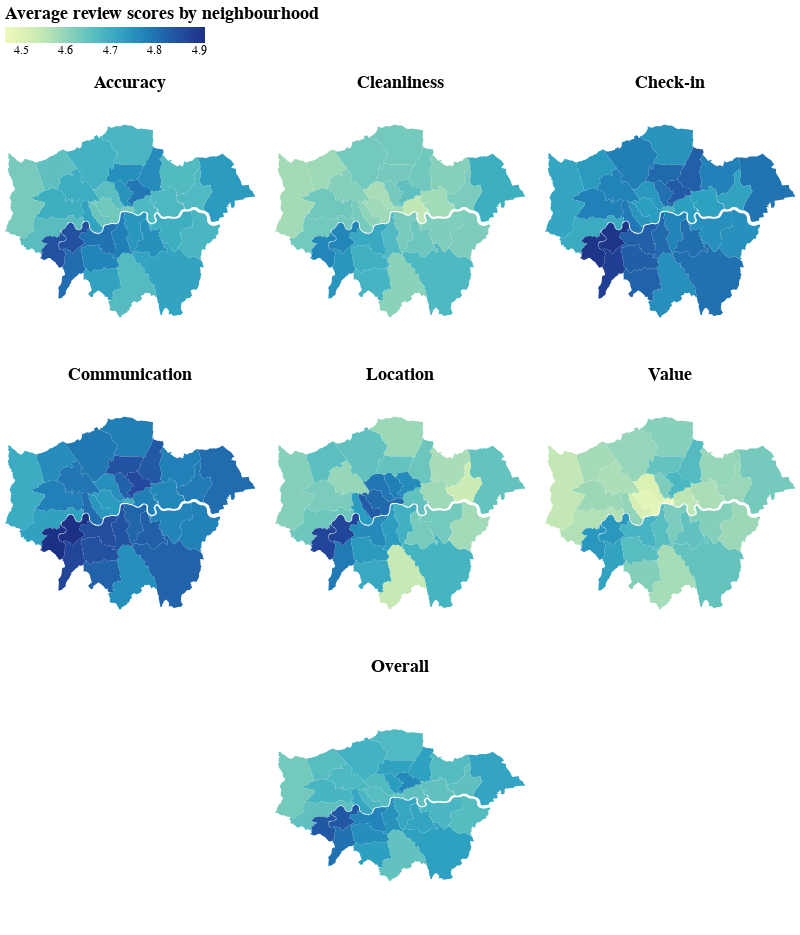

Notebook cell for this chart:
### Code cell
review_cols = ['mean_review_scores_accuracy', 'mean_review_scores_cleanliness', 'mean_review_scores_checkin',
               'mean_review_scores_communication', 'mean_review_scores_location', 'mean_review_scores_value']
review_titles = ['Accuracy', 'Cleanliness', 'Check-in',
                 'Communication', 'Location', 'Value']
review_map = {col: title for col, title in zip(review_cols, review_titles)}

result_df = geo_listings_df[['geometry', 'neighbourhood', 'mean_review_scores_all'] + review_cols].drop_duplicates()

def gen_map_chart(df, review_col, review_title):

    chart = alt.Chart(
        df,
        title=review_title
    ).mark_geoshape().encode(
        color=f'{review_col}:Q',
        tooltip=['neighbourhood:N', f'{review_col}:Q']
    ).properties(
        width=250,
        height=250
    )

    return chart

charts = []

for review_col, review_title in zip(review_cols, review_titles):
    charts.append(gen_map_chart(result_df, review_col, review_title))

overall_map_chart = gen_map_chart(result_df, 'mean_review_scores_all', 'Overall')

((alt.vconcat(alt.concat(*charts, columns=3), overall_map_chart,
              title='Average review scores by neighbourhood',
              center=True)
     .configure_view(strokeWidth=0)
     .configure_title(fontSize=18)
     .configure_legend(title=None, orient='top',  labelFontSize=12)))

### Figure 1 — Vega-Lite specification as saved in the notebook (floating-point values rounded to 4 significant figures; data arrays with more than 128 entries replaced by an {"elided": "..."} marker saying what was removed)
{"config": {"view": {"continuousWidth": 400, "continuousHeight": 300, "strokeWidth": 0}, "legend": {"labelFontSize": 12, "orient": "top", "title": null}, "title": {"fontSize": 18}}, "vconcat": [{"concat": [{"mark": "geoshape", "encoding": {"color": {"field": "mean_review_scores_accuracy", "type": "quantitative"}, "tooltip": [{"field": "neighbourhood", "type": "nominal"}, {"field": "mean_review_scores_accuracy", "type": "quantitative"}]}, "height": 250, "title": "Accuracy", "width": 250}, {"mark": "geoshape", "encoding": {"color": {"field": "mean_review_scores_cleanliness", "type": "quantitative"}, "tooltip": [{"field": "neighbourhood", "type": "nominal"}, {"field": "mean_review_scores_cleanliness", "type": "quantitative"}]}, "height": 250, "title": "Cleanliness", "width": 250}, {"mark": "geoshape", "encoding": {"color": {"field": "mean_review_scores_checkin", "type": "quantitative"}, "tooltip": [{"field": "neighbourhood", "type": "nominal"}, {"field": "mean_review_scores_checkin", "type": "quantitative"}]}, "height": 250, "title": "Check-in", "width": 250}, {"mark": "geoshape", "encoding": {"color": {"field": "mean_review_scores_communication", "type": "quantitative"}, "tooltip": [{"field": "neighbourhood", "type": "nominal"}, {"field": "mean_review_scores_communication", "type": "quantitative"}]}, "height": 250, "title": "Communication", "width": 250}, {"mark": "geoshape", "encoding": {"color": {"field": "mean_review_scores_location", "type": "quantitative"}, "tooltip": [{"field": "neighbourhood", "type": "nominal"}, {"field": "mean_review_scores_location", "type": "quantitative"}]}, "height": 250, "title": "Location", "width": 250}, {"mark": "geoshape", "encoding": {"color": {"field": "mean_review_scores_value", "type": "quantitative"}, "tooltip": [{"field": "neighbourhood", "type": "nominal"}, {"field": "mean_review_scores_value", "type": "quantitative"}]}, "height": 250, "title": "Value", "width": 250}], "columns": 3}, {"mark": "geoshape", "encoding": {"color": {"field": "mean_review_scores_all", "type": "quantitative"}, "tooltip": [{"field": "neighbourhood", "type": "nominal"}, {"field": "mean_review_scores_all", "type": "quantitative"}]}, "height": 250, "title": "Overall", "width": 250}], "center": true, "data": {"name": "data-2aba476ecb0f0254b550d685208a7d3f"}, "title": "Average review scores by neighbourhood", "$schema": "https://vega.github.io/schema/vega-lite/v4.17.0.json", "datasets": {"data-2aba476ecb0f0254b550d685208a7d3f": [{"neighbourhood": "Kingston upon Thames", "mean_review_scores_all": 4.804, "mean_review_scores_accuracy": 4.809, "mean_review_scores_cleanliness": 4.746, "mean_review_scores_checkin": 4.886, "mean_review_scores_communication": 4.872, "mean_review_scores_location": 4.79, "mean_review_scores_value": 4.723, "type": "Feature", "geometry": {"type": "MultiPolygon", "coordinates": {"elided": "1x1x1271x2 float values"}}}, {"neighbourhood": "Croydon", "mean_review_scores_all": 4.652, "mean_review_scores_accuracy": 4.669, "mean_review_scores_cleanliness": 4.608, "mean_review_scores_checkin": 4.758, "mean_review_scores_communication": 4.756, "mean_review_scores_location": 4.54, "mean_review_scores_value": 4.579, "type": "Feature", "geometry": {"type": "MultiPolygon", "coordinates": {"elided": "1x1x1935x2 float values"}}}, {"neighbourhood": "Bromley", "mean_review_scores_all": 4.727, "mean_review_scores_accuracy": 4.723, "mean_review_scores_cleanliness": 4.676, "mean_review_scores_checkin": 4.805, "mean_review_scores_communication": 4.824, "mean_review_scores_location": 4.686, "mean_review_scores_value": 4.649, "type": "Feature", "geometry": {"type": "MultiPolygon", "coordinates": {"elided": "1x1x3593x2 float values"}}}, {"neighbourhood": "Hounslow", "mean_review_scores_all": 4.655, "mean_review_scores_accuracy": 4.664, "mean_review_scores_cleanliness": 4.633, "mean_review_scores_checkin": 4.706, "mean_review_scores_communication": 4.726, "mean_review_scores_location": 4.638, "mean_review_scores_value": 4.566, "type": "Feature", "geometry": {"type": "MultiPolygon", "coordinates": {"elided": "1x1x2187x2 float values"}}}, {"neighbourhood": "Ealing", "mean_review_scores_all": 4.686, "mean_review_scores_accuracy": 4.701, "mean_review_scores_cleanliness": 4.637, "mean_review_scores_checkin": 4.782, "mean_review_scores_communication": 4.782, "mean_review_scores_location": 4.624, "mean_review_scores_value": 4.59, "type": "Feature", "geometry": {"type": "MultiPolygon", "coordinates": {"elided": "1x1x1561x2 float values"}}}, {"neighbourhood": "Havering", "mean_review_scores_all": 4.721, "mean_review_scores_accuracy": 4.736, "mean_review_scores_cleanliness": 4.701, "mean_review_scores_checkin": 4.799, "mean_review_scores_communication": 4.81, "mean_review_scores_location": 4.65, "mean_review_scores_value": 4.631, "type": "Feature", "geometry": {"type": "MultiPolygon", "coordinates": {"elided": "1x1x2742x2 float values"}}}, {"neighbourhood": "Hillingdon", "mean_review_scores_all": 4.632, "mean_review_scores_accuracy": 4.628, "mean_review_scores_cleanliness": 4.58, "mean_review_scores_checkin": 4.718, "mean_review_scores_communication": 4.706, "mean_review_scores_location": 4.613, "mean_review_scores_value": 4.545, "type": "Feature", "geometry": {"type": "MultiPolygon", "coordinates": {"elided": "1x1x3497x2 float values"}}}, {"neighbourhood": "Harrow", "mean_review_scores_all": 4.664, "mean_review_scores_accuracy": 4.656, "mean_review_scores_cleanliness": 4.587, "mean_review_scores_checkin": 4.739, "mean_review_scores_communication": 4.762, "mean_review_scores_location": 4.66, "mean_review_scores_value": 4.579, "type": "Feature", "geometry": {"type": "MultiPolygon", "coordinates": {"elided": "1x1x885x2 float values"}}}, {"neighbourhood": "Brent", "mean_review_scores_all": 4.676, "mean_review_scores_accuracy": 4.702, "mean_review_scores_cleanliness": 4.614, "mean_review_scores_checkin": 4.777, "mean_review_scores_communication": 4.795, "mean_review_scores_location": 4.596, "mean_review_scores_value": 4.572, "type": "Feature", "geometry": {"type": "MultiPolygon", "coordinates": {"elided": "1x1x1338x2 float values"}}}, {"neighbourhood": "Barnet", "mean_review_scores_all": 4.692, "mean_review_scores_accuracy": 4.692, "mean_review_scores_cleanliness": 4.633, "mean_review_scores_checkin": 4.783, "mean_review_scores_communication": 4.792, "mean_review_scores_location": 4.654, "mean_review_scores_value": 4.597, "type": "Feature", "geometry": {"type": "MultiPolygon", "coordinates": {"elided": "1x1x1731x2 float values"}}}, {"neighbourhood": "Enfield", "mean_review_scores_all": 4.675, "mean_review_scores_accuracy": 4.682, "mean_review_scores_cleanliness": 4.631, "mean_review_scores_checkin": 4.749, "mean_review_scores_communication": 4.783, "mean_review_scores_location": 4.591, "mean_review_scores_value": 4.612, "type": "Feature", "geometry": {"type": "MultiPolygon", "coordinates": {"elided": "1x1x1378x2 float values"}}}, {"neighbourhood": "Waltham Forest", "mean_review_scores_all": 4.729, "mean_review_scores_accuracy": 4.763, "mean_review_scores_cleanliness": 4.635, "mean_review_scores_checkin": 4.828, "mean_review_scores_communication": 4.842, "mean_review_scores_location": 4.64, "mean_review_scores_value": 4.669, "type": "Feature", "geometry": {"type": "MultiPolygon", "coordinates": {"elided": "1x1x1582x2 float values"}}}, {"neighbourhood": "Redbridge", "mean_review_scores_all": 4.67, "mean_review_scores_accuracy": 4.673, "mean_review_scores_cleanliness": 4.613, "mean_review_scores_checkin": 4.779, "mean_review_scores_communication": 4.781, "mean_review_scores_location": 4.576, "mean_review_scores_value": 4.597, "type": "Feature", "geometry": {"type": "MultiPolygon", "coordinates": {"elided": "1x1x1750x2 float values"}}}, {"neighbourhood": "Sutton", "mean_review_scores_all": 4.731, "mean_review_scores_accuracy": 4.725, "mean_review_scores_cleanliness": 4.688, "mean_review_scores_checkin": 4.824, "mean_review_scores_communication": 4.824, "mean_review_scores_location": 4.71, "mean_review_scores_value": 4.615, "type": "Feature", "geometry": {"type": "MultiPolygon", "coordinates": {"elided": "1x1x1133x2 float values"}}}, {"neighbourhood": "Lambeth", "mean_review_scores_all": 4.753, "mean_review_scores_accuracy": 4.783, "mean_review_scores_cleanliness": 4.675, "mean_review_scores_checkin": 4.813, "mean_review_scores_communication": 4.851, "mean_review_scores_location": 4.734, "mean_review_scores_value": 4.664, "type": "Feature", "geometry": {"type": "MultiPolygon", "coordinates": {"elided": "1x1x1038x2 float values"}}}, {"neighbourhood": "Southwark", "mean_review_scores_all": 4.714, "mean_review_scores_accuracy": 4.745, "mean_review_scores_cleanliness": 4.628, "mean_review_scores_checkin": 4.774, "mean_review_scores_communication": 4.82, "mean_review_scores_location": 4.694, "mean_review_scores_value": 4.624, "type": "Feature", "geometry": {"type": "MultiPolygon", "coordinates": {"elided": "1x1x1202x2 float values"}}}, {"neighbourhood": "Lewisham", "mean_review_scores_all": 4.718, "mean_review_scores_accuracy": 4.754, "mean_review_scores_cleanliness": 4.64, "mean_review_scores_checkin": 4.806, "mean_review_scores_communication": 4.83, "mean_review_scores_location": 4.628, "mean_review_scores_value": 4.652, "type": "Feature", "geometry": {"type": "MultiPolygon", "coordinates": {"elided": "1x1x1546x2 float values"}}}, {"neighbourhood": "Greenwich", "mean_review_scores_all": 4.683, "mean_review_scores_accuracy": 4.701, "mean_review_scores_cleanliness": 4.62, "mean_review_scores_checkin": 4.756, "mean_review_scores_communication": 4.775, "mean_review_scores_location": 4.632, "mean_review_scores_value": 4.616, "type": "Feature", "geometry": {"type": "MultiPolygon", "coordinates": {"elided": "2 rows, 3014 float values in total"}}}, {"neighbourhood": "Bexley", "mean_review_scores_all": 4.668, "mean_review_scores_accuracy": 4.682, "mean_review_scores_cleanliness": 4.623, "mean_review_scores_checkin": 4.756, "mean_review_scores_communication": 4.779, "mean_review_scores_location": 4.582, "mean_review_scores_value": 4.59, "type": "Feature", "geometry": {"type": "MultiPolygon", "coordinates": {"elided": "1x1x1970x2 float values"}}}, {"neighbourhood": "Richmond upon Thames", "mean_review_scores_all": 4.843, "mean_review_scores_accuracy": 4.853, "mean_review_scores_cleanliness": 4.772, "mean_review_scores_checkin": 4.903, "mean_review_scores_communication": 4.913, "mean_review_scores_location": 4.873, "mean_review_scores_value": 4.745, "type": "Feature", "geometry": {"type": "MultiPolygon", "coordinates": {"elided": "1x1x2149x2 float values"}}}, {"neighbourhood": "Merton", "mean_review_scores_all": 4.76, "mean_review_scores_accuracy": 4.774, "mean_review_scores_cleanliness": 4.695, "mean_review_scores_checkin": 4.831, "mean_review_scores_communication": 4.853, "mean_review_scores_location": 4.741, "mean_review_scores_value": 4.664, "type": "Feature", "geometry": {"type": "MultiPolygon", "coordinates": {"elided": "1x1x1168x2 float values"}}}, {"neighbourhood": "Wandsworth", "mean_review_scores_all": 4.775, "mean_review_scores_accuracy": 4.801, "mean_review_scores_cleanliness": 4.71, "mean_review_scores_checkin": 4.828, "mean_review_scores_communication": 4.857, "mean_review_scores_location": 4.764, "mean_review_scores_value": 4.687, "type": "Feature", "geometry": {"type": "MultiPolygon", "coordinates": {"elided": "1x1x1138x2 float values"}}}, {"neighbourhood": "Hammersmith and Fulham", "mean_review_scores_all": 4.714, "mean_review_scores_accuracy": 4.722, "mean_review_scores_cleanliness": 4.628, "mean_review_scores_checkin": 4.789, "mean_review_scores_communication": 4.809, "mean_review_scores_location": 4.737, "mean_review_scores_value": 4.602, "type": "Feature", "geometry": {"type": "MultiPolygon", "coordinates": {"elided": "1x1x807x2 float values"}}}, {"neighbourhood": "Kensington and Chelsea", "mean_review_scores_all": 4.682, "mean_review_scores_accuracy": 4.643, "mean_review_scores_cleanliness": 4.605, "mean_review_scores_checkin": 4.748, "mean_review_scores_communication": 4.747, "mean_review_scores_location": 4.837, "mean_review_scores_value": 4.514, "type": "Feature", "geometry": {"type": "MultiPolygon", "coordinates": {"elided": "1x1x561x2 float values"}}}, {"neighbourhood": "City of London", "mean_review_scores_all": 4.644, "mean_review_scores_accuracy": 4.627, "mean_review_scores_cleanliness": 4.581, "mean_review_scores_checkin": 4.687, "mean_review_scores_communication": 4.696, "mean_review_scores_location": 4.812, "mean_review_scores_value": 4.463, "type": "Feature", "geometry": {"type": "MultiPolygon", "coordinates": {"elided": "1x1x343x2 float values"}}}, {"neighbourhood": "Westminster", "mean_review_scores_all": 4.666, "mean_review_scores_accuracy": 4.635, "mean_review_scores_cleanliness": 4.586, "mean_review_scores_checkin": 4.734, "mean_review_scores_communication": 4.737, "mean_review_scores_location": 4.814, "mean_review_scores_value": 4.487, "type": "Feature", "geometry": {"type": "MultiPolygon", "coordinates": {"elided": "1x1x700x2 float values"}}}, {"neighbourhood": "Camden", "mean_review_scores_all": 4.673, "mean_review_scores_accuracy": 4.661, "mean_review_scores_cleanliness": 4.576, "mean_review_scores_checkin": 4.743, "mean_review_scores_communication": 4.757, "mean_review_scores_location": 4.794, "mean_review_scores_value": 4.508, "type": "Feature", "geometry": {"type": "MultiPolygon", "coordinates": {"elided": "1x1x833x2 float values"}}}, {"neighbourhood": "Tower Hamlets", "mean_review_scores_all": 4.656, "mean_review_scores_accuracy": 4.676, "mean_review_scores_cleanliness": 4.547, "mean_review_scores_checkin": 4.731, "mean_review_scores_communication": 4.78, "mean_review_scores_location": 4.652, "mean_review_scores_value": 4.551, "type": "Feature", "geometry": {"type": "MultiPolygon", "coordinates": {"elided": "1x1x1206x2 float values"}}}, {"neighbourhood": "Islington", "mean_review_scores_all": 4.736, "mean_review_scores_accuracy": 4.75, "mean_review_scores_cleanliness": 4.631, "mean_review_scores_checkin": 4.804, "mean_review_scores_communication": 4.826, "mean_review_scores_location": 4.783, "mean_review_scores_value": 4.621, "type": "Feature", "geometry": {"type": "MultiPolygon", "coordinates": {"elided": "1x1x595x2 float values"}}}, {"neighbourhood": "Hackney", "mean_review_scores_all": 4.766, "mean_review_scores_accuracy": 4.794, "mean_review_scores_cleanliness": 4.655, "mean_review_scores_checkin": 4.838, "mean_review_scores_communication": 4.866, "mean_review_scores_location": 4.763, "mean_review_scores_value": 4.682, "type": "Feature", "geometry": {"type": "MultiPolygon", "coordinates": {"elided": "1x1x959x2 float values"}}}, {"neighbourhood": "Haringey", "mean_review_scores_all": 4.725, "mean_review_scores_accuracy": 4.756, "mean_review_scores_cleanliness": 4.631, "mean_review_scores_checkin": 4.815, "mean_review_scores_communication": 4.851, "mean_review_scores_location": 4.65, "mean_review_scores_value": 4.649, "type": "Feature", "geometry": {"type": "MultiPolygon", "coordinates": {"elided": "1x1x1272x2 float values"}}}, {"neighbourhood": "Newham", "mean_review_scores_all": 4.653, "mean_review_scores_accuracy": 4.678, "mean_review_scores_cleanliness": 4.582, "mean_review_scores_checkin": 4.729, "mean_review_scores_communication": 4.772, "mean_review_scores_location": 4.586, "mean_review_scores_value": 4.573, "type": "Feature", "geometry": {"type": "MultiPolygon", "coordinates": {"elided": "2 rows, 2760 float values in total"}}}, {"neighbourhood": "Barking and Dagenham", "mean_review_scores_all": 4.655, "mean_review_scores_accuracy": 4.675, "mean_review_scores_cleanliness": 4.625, "mean_review_scores_checkin": 4.725, "mean_review_scores_communication": 4.786, "mean_review_scores_location": 4.529, "mean_review_scores_value": 4.592, "type": "Feature", "geometry": {"type": "MultiPolygon", "coordinates": {"elided": "2 rows, 3182 float values in total"}}}]}}
